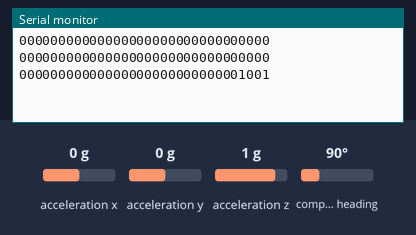
This sketch was run on a simulated Arduino Uno, built with avr-gcc and run on an emulated ATmega328P. Parts: the last lines printed to the serial monitor. The inputs (shaded band) are chosen by the test bench; at power-on: acceleration x 0 g, acceleration y 0 g, acceleration z 1 g, compass heading 90°.

Above: at 11.5 s.
11.6 s: acceleration x set to -1.4 g
At 11.67 s:
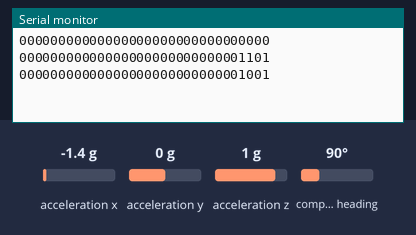
14.6 s: acceleration y set to -1.4 g
At 14.68 s:
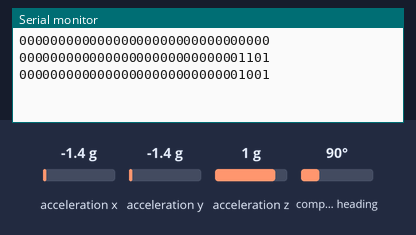
16.1 s: acceleration z set to -1.4 g
At 16.14 s:
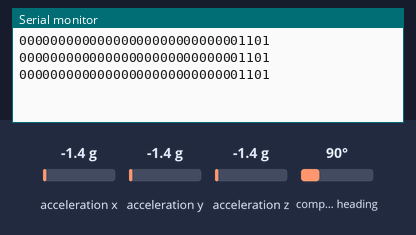
Timing chart, 0 to 19.1 s (numbered marks = the images above; inputs shaded):
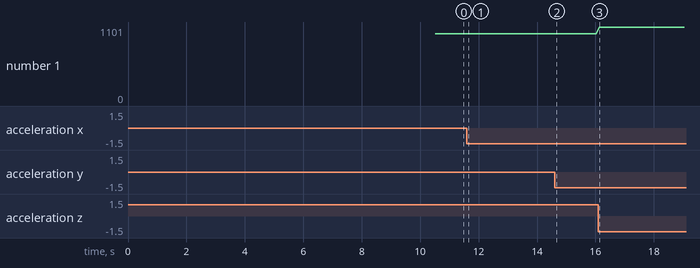

The sketch:

IMU_v2.ino
```cpp
#include <Wire.h>
#include <Adafruit_Sensor.h>
#include <Adafruit_BNO055.h>
#include <utility/imumaths.h>

#define BNO055_SAMPLERATE_DELAY_MS (10)
#define multiplier 57.295779513082320876798154814105;

Adafruit_BNO055 bno = Adafruit_BNO055(55,0x28);

Adafruit_BNO055 bno2 = Adafruit_BNO055(55,0x29);

unsigned long old_time = 0;
unsigned long new_time = 0;

double ax=0,ay=0,az=0;
double ax0=0,ay0=0,az0=0;
double yaw=0,pitch=0,roll=0;
double vx=0,vy=0,vz=0;
double x=0,y=0,z=0,x0=0;
double x_2=0,y_2=0,z_2=0,x0_2=0;
int32_t dt = 10;


double pos_moving_average[10];

void rotate_array(double arr[], double temp);
double sum_arr(double arr[]);
double window_acc(double val);

imu::Vector<3> acc;
imu::Vector<3> acc2;
imu::Vector<3> eul;
imu::Vector<3> eul2;
char print_str[80];


#define DBYTE_TO_BINARY_PATTERN "%c%c%c%c%c%c%c%c%c%c%c%c%c%c%c%c%c%c%c%c%c%c%c%c%c%c%c%c%c%c%c%c"
#define DBYTE_TO_BINARY(byte)  \
  (byte & 0x80000000 ? '1' : '0'), \
  (byte & 0x40000000 ? '1' : '0'), \
  (byte & 0x20000000 ? '1' : '0'), \
  (byte & 0x10000000 ? '1' : '0'), \
  (byte & 0x08000000 ? '1' : '0'), \
  (byte & 0x04000000 ? '1' : '0'), \
  (byte & 0x02000000 ? '1' : '0'), \
  (byte & 0x01000000 ? '1' : '0'), \
  (byte & 0x00800000 ? '1' : '0'), \
  (byte & 0x00400000 ? '1' : '0'), \
  (byte & 0x00200000 ? '1' : '0'), \
  (byte & 0x00100000 ? '1' : '0'), \
  (byte & 0x00080000 ? '1' : '0'), \
  (byte & 0x00040000 ? '1' : '0'), \
  (byte & 0x00020000 ? '1' : '0'), \
  (byte & 0x00010000 ? '1' : '0'), \
  (byte & 0x00008000 ? '1' : '0'), \
  (byte & 0x00004000 ? '1' : '0'), \
  (byte & 0x00002000 ? '1' : '0'), \
  (byte & 0x00001000 ? '1' : '0'), \
  (byte & 0x00000800 ? '1' : '0'), \
  (byte & 0x00000400 ? '1' : '0'), \
  (byte & 0x00000200 ? '1' : '0'), \
  (byte & 0x00000100 ? '1' : '0'), \
  (byte & 0x00000080 ? '1' : '0'), \
  (byte & 0x00000040 ? '1' : '0'), \
  (byte & 0x00000020 ? '1' : '0'), \
  (byte & 0x00000010 ? '1' : '0'), \
  (byte & 0x00000008 ? '1' : '0'), \
  (byte & 0x00000004 ? '1' : '0'), \
  (byte & 0x00000002 ? '1' : '0'), \
  (byte & 0x00000001 ? '1' : '0')

void setup()
{

  Serial.begin(9600);
  if(!bno.begin() || !bno2.begin()){
    Serial.println("IMU not detected");
    while(1);
  }

for (int i=0;i<100;i++){
  acc = bno.getVector(Adafruit_BNO055::VECTOR_LINEARACCEL);
  acc2= bno2.getVector(Adafruit_BNO055::VECTOR_LINEARACCEL);
   int16_t ax2[3]={acc.x(),acc.y(),acc.z()};
   int16_t ax4[3]={acc2.x(),acc2.y(),acc2.z()};
   //Serial.print(ax2[0]);
   //ax0+=ax2[0];
   x0 += ax2[0]*dt*dt*9.81/1000000;
   x0_2+=ax4[0]*dt*dt*9.81/1000000;
   //Serial.print("\t");
   Serial.print(x0);
   Serial.print("\t");
   Serial.println(x0_2);
   delay(100);

}
//ax0=ax0/100;
x0=x0/100;
x0_2=x0_2/100;
Serial.print("This is how much it increases by\t");
Serial.println(x0);
Serial.print("This is how much it increases by\t");
Serial.println(x0_2);

/*
for(int i=0;i<10;i++)
{
  acc = bno.getVector(Adafruit_BNO055::VECTOR_LINEARACCEL);
  int16_t ax2[3]={acc.x(),acc.y(),acc.z()};
  x+=(ax2[0]*dt*dt*9.81/1000000 - x0);
  pos_moving_average[i]=x;
  delay(1);
}
*/


  bno.setExtCrystalUse(true);
  bno2.setExtCrystalUse(true);


}
int32_t aaxx =0,posx=0,x_2_test=0,aazz=0,aayy=0;

void loop()
{
  new_time=micros();
  //dt = new_time - old_time;


  acc = bno.getVector(Adafruit_BNO055::VECTOR_ACCELEROMETER);
  //eul = bno.getVector(Adafruit_BNO055::VECTOR_EULER);
  acc2 = bno.getVector(Adafruit_BNO055::VECTOR_ACCELEROMETER);
  //eul2 = bno.getVector(Adafruit_BNO055::VECTOR_EULER);


  int32_t ax1[3]={acc.x(),acc.y(),acc.z()};
  int32_t ax3[3]={acc2.x(),acc2.y(),acc2.z()};
  aaxx|=abs(ax3[0]);
  sprintf(print_str,DBYTE_TO_BINARY_PATTERN,DBYTE_TO_BINARY(aaxx));
  Serial.print(print_str);
  Serial.print("\t");
  aazz|=abs(ax3[2]);
  sprintf(print_str,DBYTE_TO_BINARY_PATTERN,DBYTE_TO_BINARY(aazz));
  Serial.println(print_str);
  aayy|=abs(ax3[1]);
  sprintf(print_str,DBYTE_TO_BINARY_PATTERN,DBYTE_TO_BINARY(aayy));
  Serial.print(print_str);
  Serial.print("\t");


  //Serial.println(ax1[0]);
  //Serial.print("\t\t\t");
  /*Serial.print(ax1[1]);
  Serial.print("\t");
  Serial.print(ax1[2]);
  Serial.print("\t\n");
*/


 /* x += (ax1[0]*dt*dt*9.81/1000000 -x0);
  //x_2+=(ax3[0]*dt*dt*9.81/1000000 -x0_2);
  x_2_test += ax3[0]*dt*dt;
  Serial.print(abs(x_2_test));
  Serial.print("\t");*/


  /*posx |=abs(x_2_test);
  sprintf(print_str,DBYTE_TO_BINARY_PATTERN,DBYTE_TO_BINARY(posx));
  Serial.println(print_str);*/
  //Serial.print(x);
  //Serial.print("\t");
  //Serial.println(x_2);
  //rotate_array(pos_moving_average,x);
  //Serial.println(sum_arr(pos_moving_average)/10);
  //Serial.println(ax1[0]);
  //Serial.print("\t");
  //Serial.println(ax1[0]);

  //Serial.println(ax1[0],BIN);


  //displayCalStatus();*/
  //imu::Quaternion quat = bno.getQuat();
  /* Display the quat data */
  /*Serial.print("qW: ");
  Serial.print(quat.w(), 4);
  Serial.print(" qX: ");
  Serial.print(quat.y(), 4);
  Serial.print(" qY: ");
  Serial.print(quat.x(), 4);
  Serial.print(" qZ: ");
  Serial.print(quat.z(), 4);
  Serial.println("");
  */
  delay(10);
  old_time = new_time;

}

void displayCalStatus(void)
{
  /* Get the four calibration values (0..3) */
  /* Any sensor data reporting 0 should be ignored, */
  /* 3 means 'fully calibrated" */
  uint8_t system, gyro, accel, mag;
  system = gyro = accel = mag = 0;
  bno.getCalibration(&system, &gyro, &accel, &mag);

  /* The data should be ignored until the system calibration is > 0 */
  Serial.print("\t");
  if (!system)
  {
    Serial.print("! ");
  }

  /* Display the individual values */
  Serial.print("Sys:");
  Serial.print(system, DEC);
  Serial.print(" G:");
  Serial.print(gyro, DEC);
  Serial.print(" A:");
  Serial.print(accel, DEC);
  Serial.print(" M:");
  Serial.println(mag, DEC);
}


void rotate_array(double arr[], double temp)
{
  int i;
  for(i=0;i<9;i++)
  {
    arr[i]=arr[i+1];
  }
  arr[i]=temp;
}


double sum_arr(double arr[])
{
  double sum=0;
  for(int i =0;i<10;i++)
  {
    sum+=arr[i];
  }
  return sum;
}


double window_acc(double val)
{

  if(val<=4 && val>=-4)
    return 0;
  else
    return val;

}
```

Measured:
- after the input at 11.6 s, the serial monitor: prints a new line after 0.06 s (image 1)
- after the input at 16.1 s, the serial monitor: prints a new line at once (image 3)
